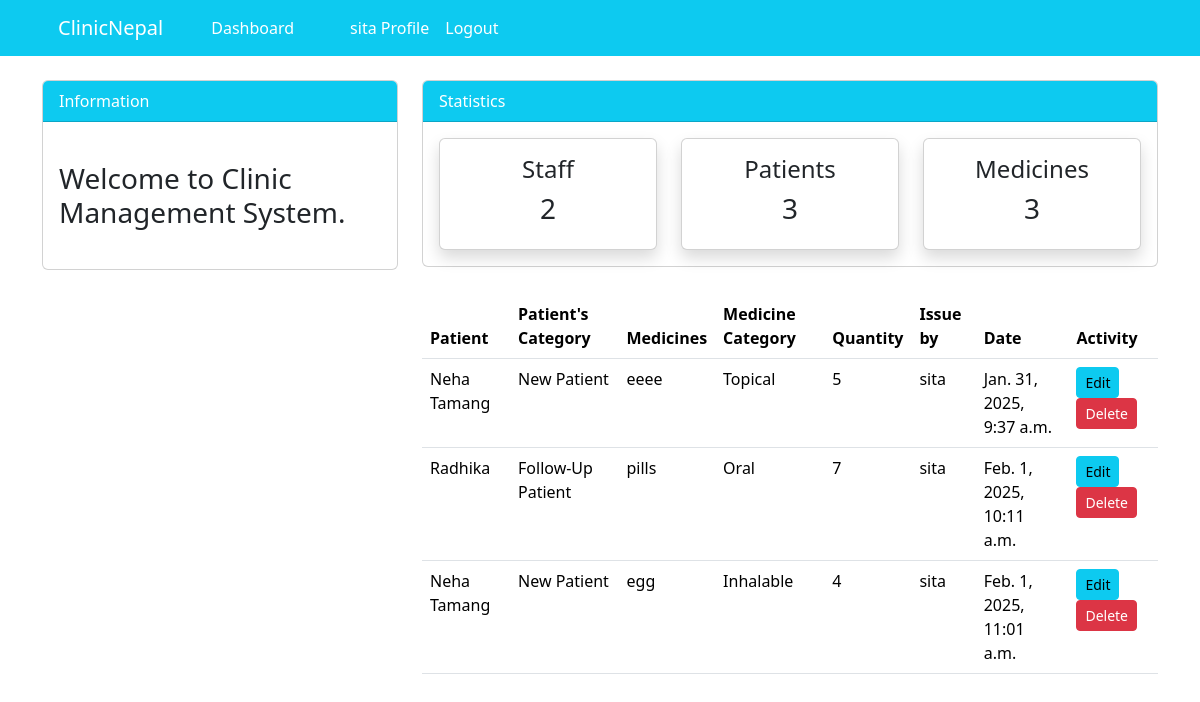
Screenshot of /medicine/ (signed in) with the database file from the repository.
### dashboard/models.py (models this page shows, shortened)
class Medicine(models.Model):
    patient = models.ForeignKey(Patient, on_delete=models.CASCADE, null=True)
    staff = models.ForeignKey(User, models.CASCADE, null=True)
    medicine_category = models.CharField(max_length= 30, choices=CATEGORY1, null=True)
    medicine_name = models.CharField(max_length=100, blank=True, null=False)
    medicine_quantity = models.PositiveBigIntegerField(null=True)
    date = models.DateTimeField(auto_now_add= True)
    class Meta:
        verbose_name_plural = 'Medicines'

class Patient(models.Model): #inherits from models package
    name = models.CharField(max_length=100, blank=True, null=False)
    address = models.CharField(max_length=200, null=True)
    phone = models.CharField(max_length=50, null=True)
    category = models.CharField(max_length= 30, choices=CATEGORY, null=True)
    problem = models.CharField(max_length= 30, null=True)
    class Meta:
        verbose_name_plural = 'Patients'
    def __str__(self):
        return f'{self.name}' #name and problem of Patient

### dashboard/views.py (the view)
# urls.py: path('medicine/', views.Medicine_view, name='dashboard-medicine'), #importing staff function from views.py
@login_required(login_url='user-login')
def Medicine_view(request):
    medicines = Medicine.objects.all()
    medicines_count = medicines.count()#for total medicines
    workers_count = User.objects.all().count()
    patients_count = Patient.objects.all().count()
    context={
        'medicines': medicines,
        'workers_count': workers_count,
        'medicines_count': medicines_count,
        'patients_count' : patients_count
    }
    return render(request, 'dashboard/medicine.html', context)

### templates/dashboard/medicine.html (shortened to what this page needs)
{% extends 'partials/base.html'%}
{% load crispy_forms_tags %}
{% block content %}
{% include 'partials/topnav.html' %}
<div class="container">
    <div class="row my-4">
        <div class="col-md-4">
        </div>
        <div class="col-md-8">
            <table class="table bg-white">
                <thead class="bg-info">
                    <tr class="text-white">
                        <th scope="col">Patient</th>
                        <th scope="col">Patient's Category</th>
                        <th scope="col">Medicines</th>
                        <th scope="col">Medicine Category</th>
                        <th scope="col">Quantity</th>
                        <th scope="col">Issue by</th>
                        <th scope="col">Date</th>
                        <th scope="col">Activity</th>
                    </tr>
                </thead>
                <tbody>
                    {% for medicine in medicines %}
                    <tr>
                        <td>{{medicine.patient}}</td>
                        <td>{{medicine.patient.category}}</td>
                        <td>{{medicine.medicine_name}}</td>
                        <td>{{medicine.medicine_category}}</td>
                        <td>{{medicine.medicine_quantity}}</td>
                        <td>{{medicine.staff}}</td>
                        <td>{{medicine.date}}</td>
                        <td>
                            <a class="btn btn-info btn-sm" href="{% url 'dashboard-medicine-update' medicine.id %}">Edit</a>
                            <a class="btn btn-danger btn-sm" href="{% url 'dashboard-medicine-delete' medicine.id %}">Delete</a>
                        </td>
                    </tr>
                    {% endfor %}
                </tbody>
            </table>
        </div>
    </div>
</div>
{% endblock %}

### templates/partials/base.html (shortened to what this page needs)
{% load static %}
<!doctype html>
<html lang="en" dir="ltr">
  <head>
    <link rel="stylesheet" href="https://cdn.jsdelivr.net/npm/bootstrap@5.3.3/dist/css/bootstrap.rtl.min.css">
    <link rel="stylesheet" href="{% static '/style.css' %}">
  </head>
  <body>
    {% include 'partials/nav.html' %}
    {% block content %}
    {% endblock %}
  </body>
</html>

### templates/partials/nav.html (shortened to what this page needs)
 <nav class="navbar navbar-expand-lg navbar-info bg-info ">
    <div class="container">
        {% if user.is_authenticated %}
        <a class="navbar-brand text-white" href="{% url 'dashboard-index' %}">ClinicNepal</a>
        <div class="collapse navbar-collapse" id="navbarSupportedContent">
            <ul class="navbar-nav mr-auto">
                <li class="nav-item active">
                    <a class="nav-link text-white" href="{% url 'dashboard-index' %}">Dashboard </a>
                </li>
            </ul>
            <ul class="navbar-nav ml-auto">
                <li class="nav-item active">
                    <a class="nav-link text-white" href="{% url 'user-profile' %}">{{user.username}} Profile </a>
                </li>
                <li class="nav-item">
                    <form method="post" action="{% url 'user-logout' %}">
                        <button type="submit" class="btn btn-link nav-link text-white">Logout</button>
                    </form>
                </li>
            </ul>
            {% endif %}
        </div>
    </div>
</nav>

### templates/partials/topnav.html (shortened to what this page needs)
 <div class="container">
    <div class="row mt-4">
        <div class="col-md-4">
            <div class="card">
                <div class="card-header bg-info text-white">
                    Information
                </div>
                <div class="card-body">
                    <marquee behavior="" direction="">
                        <h3 class="my-4">Welcome to Clinic Management System. </h3>
                    </marquee>
                </div>
            </div>
        </div>
        <div class="col-md-8">
            <div class="card">
                <div class="card-header bg-info text-white">
                    Statistics
                </div>
                <div class="card-body">
                    <div class="row">
                        <div class="col-md-4">
                            <a class="text-decoration-none text-dark" href="{% url 'dashboard-staff' %}">
                                <div class="card my-card shadow text-center p-3">
                                    <h4>Staff </h4>
                                    <h3>{{ workers_count }}</h3>
                                </div>
                            </a>
                        </div>
                        <div class="col-md-4">
                            <a class="text-decoration-none text-dark" href="{% url 'dashboard-patient' %}">
                                <div class="card my-card shadow text-center p-3">
                                    <h4>Patients </h4>
                                    <h3>{{ patients_count }}</h3>
                                </div>
                            </a>
                        </div>
                        <div class="col-md-4">
                            <a class="text-decoration-none text-dark" href="{% url 'dashboard-medicine' %}">
                                <div class="card my-card shadow text-center p-3">
                                    <h4>Medicines </h4>
                                    <h3>{{ medicines_count }}</h3>
                                </div>
                            </a>
                        </div>
                    </div>
                </div>
            </div>
        </div>
    </div>
</div>

### rows the page displays
Medicine: patient "Neha Tamang", patient.category "New Patient", medicine_name "eeee", medicine_category "Topical", medicine_quantity "5", staff "sita", date "Jan. 31, 2025, 9:37 a.m."
Medicine: patient "Radhika", patient.category "Follow-Up Patient", medicine_name "pills", medicine_category "Oral", medicine_quantity "7", staff "sita", date "Feb. 1, 2025, 10:11 a.m."
Medicine: patient "Neha Tamang", patient.category "New Patient", medicine_name "egg", medicine_category "Inhalable", medicine_quantity "4", staff "sita", date "Feb. 1, 2025, 11:01 a.m."

### other values shown
{{ user.username }} "sita"
{{ workers_count }} "2"
{{ patients_count }} "3"
{{ medicines_count }} "3"
